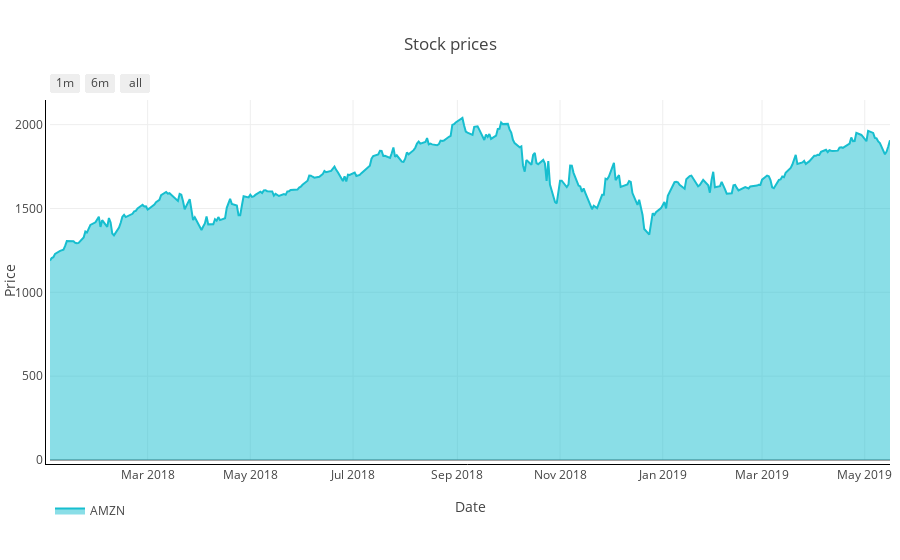

The code cell stored with this chart in its notebook:
### Markdown cell above
# Plot indicators

You must intall jupyterlab/plotly-extension to show charts.

### Code cell
# Prices
plot_prices = plot_stock_prices(adj_close, symbol, output_type='nb')
iplot(plot_prices)

### Figure 1 — Plotly figure (JSON) as saved in the notebook; plotly's stock layout.template omitted (floating-point values rounded to 4 significant figures; data arrays with more than 128 entries replaced by an {"elided": "..."} marker saying what was removed)
{"data": [{"fill": "tonexty", "line": {"color": "#17BECF"}, "name": "AMZN", "opacity": 0.8, "type": "scatter", "uid": "89370773-d5bc-4704-b712-5a3891243296", "x": {"elided": "345 str values"}, "y": {"elided": "345 float values"}}], "layout": {"autosize": true, "legend": {"orientation": "h"}, "margin": {"b": 100, "l": 50, "pad": 4, "r": 10, "t": 100}, "showlegend": true, "title": {"text": "Stock prices"}, "xaxis": {"linecolor": "#000", "linewidth": 1, "range": ["2018-01-02", "2019-05-16"], "rangeselector": {"buttons": [{"count": 1, "label": "1m", "step": "month", "stepmode": "backward"}, {"count": 6, "label": "6m", "step": "month", "stepmode": "backward"}, {"step": "all"}]}, "title": {"text": "Date"}, "type": "date"}, "yaxis": {"autorange": true, "linecolor": "#000", "linewidth": 1, "range": [0, 2147.0], "title": {"text": "Price"}, "type": "linear"}}}
